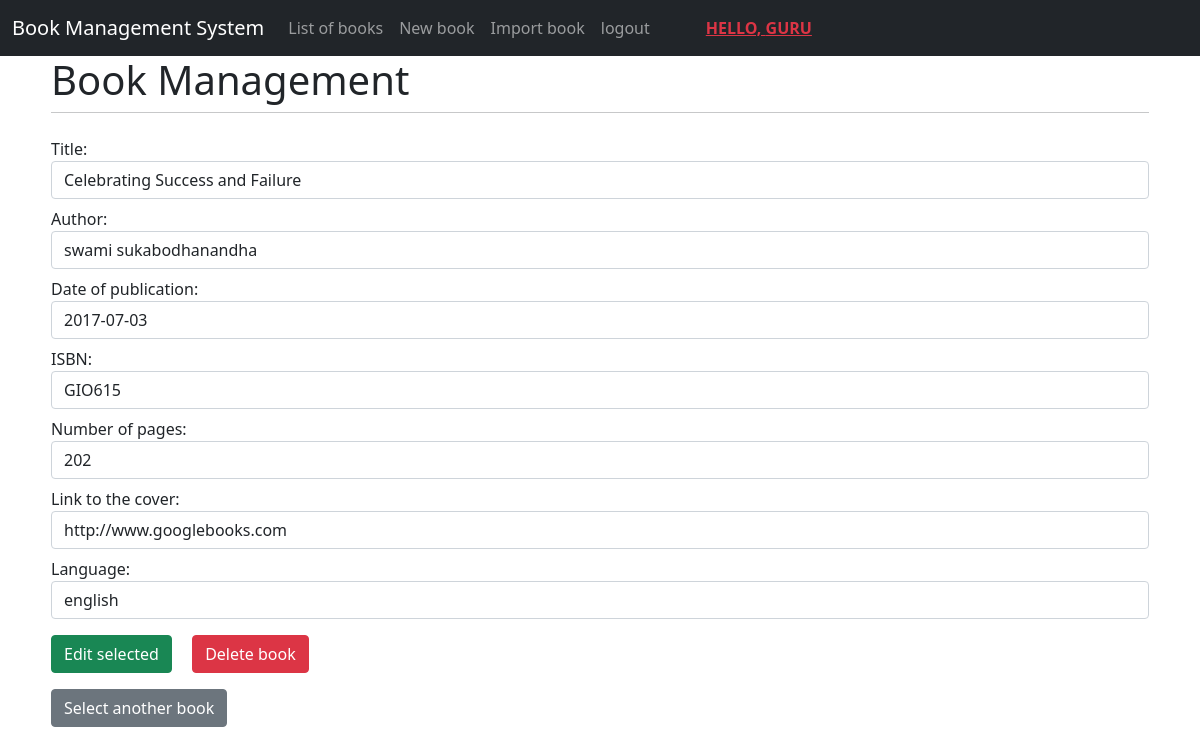
/edit/17/ (signed in), run on the app's committed database.
### main/models.py (models this page shows, shortened)
class Books(models.Model):
    title = models.CharField(max_length=200)
    author = models.CharField(max_length=200)
    publication_date = models.DateField()
    isbn = models.CharField(max_length=30)
    page_count = models.IntegerField()
    front_page_link = models.URLField()
    language = models.CharField(max_length=40)

### main/views.py (the view)
# urls.py: path("edit/<int:item_id>/", views.edit, name="edit"),
def edit(request, item_id):
    if request.method == "POST":
        form = BookHandler(request.POST)
        if form.is_valid():
            title_var = form.cleaned_data["title"]
            author_var = form.cleaned_data["author"]
            publication_date_var = form.cleaned_data["publication_date"]
            isbn_var = form.cleaned_data["isbn"]
            page_count_var = form.cleaned_data["page_count"]
            front_page_link_var = form.cleaned_data["front_page_link"]
            language_var = form.cleaned_data["language"]
            if request.POST.get("create_new"):
                book = Books(
                    title=title_var,
                    author=author_var,
                    publication_date=publication_date_var,
                    isbn=isbn_var,
                    page_count=page_count_var,
                    front_page_link=front_page_link_var,
                    language=language_var,
                )
                book.save()
                messages.success(request, "Success! New book added!")
            elif request.POST.get("change_book"):
                book = Books(
                    id=item_id,
                    title=title_var,
                    author=author_var,
                    publication_date=publication_date_var,
                    isbn=isbn_var,
                    page_count=page_count_var,
                    front_page_link=front_page_link_var,
                    language=language_var,
                )
                book.save()
                messages.success(request, "Book changed successfully!")
            elif request.POST.get("delete_book"):
                book = Books.objects.get(id=item_id)
                book.delete()
                messages.success(request, "Book deleted successfully!")
                item_id = 0
            return HttpResponseRedirect("/edit/{}/".format(item_id))  # valid
        for errors in form.errors.values():  # validation error messages
            for error in errors:
                if error == "au_short":
                    messages.error(request, "Author's name is too short!")
                elif error == "pc_small":
                    messages.error(request, "The number of pages is too small!")
        return HttpResponseRedirect("/edit/{}/".format(item_id))  # not valid
    else:
        if item_id == 0:
            form = BookHandler()
        else:
            book = Books.objects.get(id=item_id)
            form = BookHandler(
                initial={
                    "title": book.title,
                    "author": book.author,
                    "publication_date": book.publication_date,
                    "isbn": book.isbn,
                    "page_count": book.page_count,
                    "front_page_link": book.front_page_link,
                    "language": book.language,
                }
            )
        return render(request, "main/edit.html", {"form": form, "item_id": item_id})

### main/templates/main/edit.html (shortened to what this page needs)
{% extends 'main/base.html' %}
{% block view_header %}
<h1>Book Management</h1>
{% endblock %}
{% block content %}
<form method="post" action="/edit/{{item_id}}/" class="form-group">
    <div class="form-group">
        {{form}}
    </div>
    {% if item_id == 0 %}
        <button type="submit", name="create_new", value="create_new" class="btn btn-success">Add new book</button>
    {% else %}
        <button type="submit", name="change_book", value="change_book" class="btn btn-success">Edit selected </button>
        <button type="submit", name="delete_book", value="delete_book" class="btn btn-danger ms-3">Delete book</button>
    {% endif %}
</form>
<form method="get" action="/list_of_books/"><button type="submit", class="btn btn-secondary mt-3">Select another book</button></form>
{% endblock %}

### main/templates/main/base.html (shortened to what this page needs)
<!doctype html>
<html>
<head>
    <link href="https://cdn.jsdelivr.net/npm/bootstrap@5.1.3/dist/css/bootstrap.min.css" rel="stylesheet"
>
</head>
<body>
    <nav class="navbar navbar-expand-lg navbar-dark bg-dark">
        <div class="container-fluid">
            <a class="navbar-brand" href="/list_of_books">Book Management System</a>
            <div class="collapse navbar-collapse" id="navbarNavAltMarkup">
                <div class="navbar-nav">
                    <a class="nav-link" href="/list_of_books">List of books</a>
                    <a class="nav-link" href="/edit/0">New book</a>
                    <a class="nav-link" href="/import_books">Import book</a>
                    {% if user.is_authenticated %}
              <a href="/logout" class="nav-item nav-link">logout</a>
              <a href="" class="text-uppercase ms-lg-5 mt-auto mb-auto fw-bold text-danger">Hello, {{user.username}}</a>
              {% else %}
              <a href="register" class="nav-item nav-link">Register</a>
              <a href="login" class="nav-item nav-link">Login</a>
              {% endif %}
                </div>
            </div>
        </div>
    </nav>
    <div id="content" , name="content" , class="main">
        <div class="row justify-content-center">
            <div class="col-11">
                {% block view_header %}
                {% endblock %}
                <hr class="mt-0 mb-4">
                {% block content %}
                {% endblock %}
            </div>
        </div>
    </div>
</body>
</html>

### data on the page
Books: title "Celebrating Success and Failure", author "swami sukabodhanandha", publication_date "2017-07-03", isbn "GIO615", page_count "202", front_page_link "http://www.googlebooks.com", language "english"

### other printed values
{{ user.username }} "GURU"
